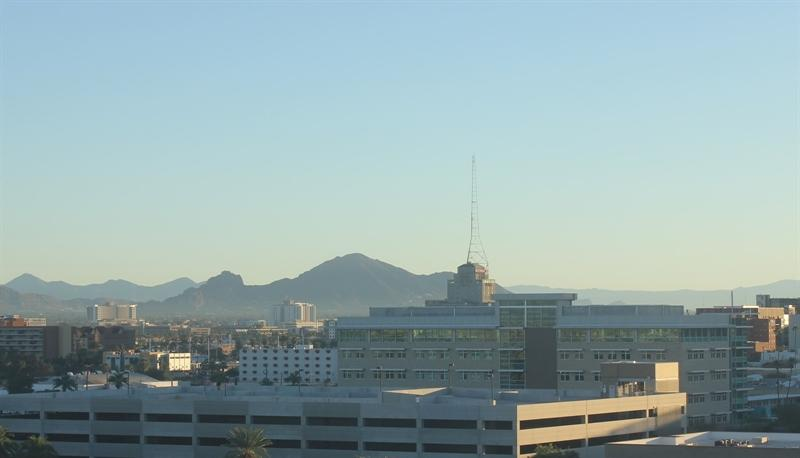
#> input picture Minggu5/dataset/images/training/day/20151101_142050.jpg, 800 x 458 px; its folder holds only this picture in this run
$ jupyter execute --allow-errors 'Week5(P5).ipynb'
#> lines starting #> are read from the running program, lines starting #| are printed output that depends on the picture
# Praktikum 5
Klasifikasi Citra Siang dan Malam

# Langkah 0 - Import Library

[cell 1]
# Import Required Libraries
from pathlib import Path # import Path from pathlib
import matplotlib.image as mpimg # import matplotlib.image as mpimg
import matplotlib.pyplot as plt # import matplotlib.pyplot as plt
# import cv2
from PIL import Image   # import Image from PIL
import random   # import random
import numpy as np  # import numpy as np
import pandas as pd # import pandas as pd

Ketika program tersebut dijalankan, pertama-tama program mengimpor beberapa pustaka Python yang diperlukan untuk pemrosesan gambar dan data, termasuk `pathlib`, `matplotlib`, `PIL`, `numpy`, dan `pandas`. Pustaka ini digunakan untuk manipulasi file, pemrosesan gambar, serta operasi numerik dan data. Meskipun `cv2` diimpor tetapi tidak digunakan, ini mungkin karena kode yang terkait dengan OpenCV telah dihapus atau di-comment out. Program ini tampaknya mempersiapkan lingkungan kerja untuk analisis gambar dan data, tetapi tidak melakukan tindakan spesifik pada saat ini karena tidak ada kode eksekusi lebih lanjut yang ditampilkan.

[cell 2]
# Image directories
train_dir = "dataset/images/training/"  # Melakukan inisialisasi variabel train_dir dengan nilai "images/training/"
test_dir = "dataset/images/test"       # Melakukan inisialisasi variabel test_dir dengan nilai "images/test/"

Pada bagian kode ini, dua variabel `train_dir` dan `test_dir` diinisialisasi dengan nilai string yang menunjukkan lokasi direktori untuk gambar pelatihan dan pengujian. `train_dir` diatur ke `"images/training/"`, dan `test_dir` diatur ke `"images/test/"`. Ini berarti bahwa gambar yang akan digunakan untuk pelatihan dan pengujian akan diambil dari folder-folder yang ditunjuk oleh variabel tersebut.

# Langkah 1 - Load Data dan Visualisasikan

[cell 3]
#  Buatlah fungsi untuk membuat daftar seluruh path dari gambar.
def load_dataset(img_dir): # Membuat fungsi load_dataset dengan parameter img_dir
#> called with img_dir = 'dataset/images/training/'
    p = Path(img_dir)   # Melakukan inisialisasi variabel p dengan nilai Path(img_dir)
    dirs = p.glob('*')  # Melakukan inisialisasi variabel dirs dengan nilai p.glob('*')

    img_list = []   # Melakukan inisialisasi variabel img_list dengan nilai []

    for dir in dirs:    # Melakukan perulangan untuk setiap dir pada dirs
        label = str(dir).split('/')[-1] # Melakukan inisialisasi variabel label dengan nilai str(dir).split('/')[-1]
        for file in dir.glob('*.jpg'):  # Melakukan perulangan untuk setiap file pada dir.glob('*.jpg')
            img = mpimg.imread(file)    # Melakukan inisialisasi variabel img dengan nilai mpimg.imread(file)
#> img is the input picture: shape (458, 800, 3); mean R, G, B 147.2, 168.7, 170.2

            if not img is None: # Jika img tidak None
                img_list.append((img, label))   # Menambahkan (img, label) ke img_list

    return img_list # Mengembalikan nilai img_list

Fungsi load_dataset membaca semua gambar .jpg dari subdirektori dalam direktori yang diberikan (img_dir). Untuk setiap subdirektori, fungsi ini mendapatkan label dari nama subdirektori, membaca gambar, dan menambahkannya ke daftar img_list bersama labelnya. Daftar ini kemudian dikembalikan sebagai hasil fungsi.

[cell 4]
# Load gambar training
# Load training data
train_img = load_dataset(train_dir) # Melakukan inisialisasi variabel train_img dengan nilai load_dataset(train_dir)
#> train_img = 2 items

Ketika program tersebut dijalankan, fungsi `load_dataset(train_dir)` memuat dataset gambar dari direktori yang ditentukan oleh `train_dir` dan menyimpannya dalam variabel `train_img`. Gambar-gambar ini kemudian siap digunakan untuk proses training model.

[cell 5]
# Check the first data
# It should be a tuple consist of arrays of image and image labels
train_img[0] # Menampilkan data pertama dari train_img

Ketika `train_img[0]` dijalankan, program akan menampilkan data pertama dari dataset `train_img`. Data ini seharusnya berupa tuple yang berisi array gambar (data numerik dari gambar) dan label gambar (kelas atau kategori gambar tersebut). Ini memungkinkan pengecekan apakah data telah dimuat dengan benar.

[cell 6]
# Random size checking
pick_random = np.random.randint(0, len(train_img)) # Melakukan inisialisasi variabel pick_random dengan nilai np.random.randint(0, len(train_img))
#> pick_random = 0

# Check img size
print(f'Image {pick_random}')   # Menampilkan 'Image {pick_random}'
#| Image 0
print(train_img[pick_random][0].shape)  # Menampilkan train_img[pick_random][0].shape
#| (458, 800, 3)

Kode tersebut memilih gambar secara acak dari dataset `train_img` menggunakan `pick_random` dan menampilkan nomor gambar serta ukurannya (dimensinya) dengan `train_img[pick_random][0].shape`. Ini bertujuan untuk memeriksa ukuran gambar acak dalam dataset.

[cell 7]
# Function to Visualize
def random_img_viz(img_list):  # Membuat fungsi random_img_viz dengan parameter img_list
    rand_num = np.random.randint(0, len(img_list)) # Melakukan inisialisasi variabel rand_num dengan nilai np.random.randint(0, len(img_list))

    img = img_list[rand_num][0] # Melakukan inisialisasi variabel img dengan nilai img_list[rand_num][0]
    label = img_list[rand_num][1]  # Melakukan inisialisasi variabel label dengan nilai img_list[rand_num][1]
    label_str = 'day' if label == 1 else 'night'    # Melakukan inisialisasi variabel label_str dengan nilai 'day' jika label sama dengan 1, jika tidak maka 'night'

    plt.imshow(img) # Menampilkan gambar img
    print(f'Shape\t: {img.shape}') # Menampilkan 'Shape\t: {img.shape}'
    print(f'Label\t: {label}') # Menampilkan 'Label\t: {label}'

Fungsi `random_img_viz` menampilkan gambar acak dari `img_list`, bersama dengan ukuran gambar (`img.shape`) dan labelnya (ditampilkan sebagai 'day' atau 'night' berdasarkan nilainya). Gambar divisualisasikan menggunakan `plt.imshow()`.

[cell 8]
# Lakukan visualisasi gambar secara acak
random_img_viz(train_img)  # Memanggil fungsi random_img_viz dengan parameter train_img
#> in random_img_viz, `rand_num = np.random.randint(0, len(img_list))`: rand_num = 1
#> in random_img_viz, `label = img_list[rand_num][1]`: label = 'night'
#| Shape	: (737, 1024, 3)
#| Label	: night

Ketika kode `random_img_viz(train_img)` dijalankan, program akan memilih gambar acak dari dataset `train_img`, menampilkan gambar tersebut menggunakan `plt.imshow()`, serta mencetak ukuran gambar dan labelnya (sebagai 'day' atau 'night'). Ini membantu untuk memvisualisasikan dan memverifikasi data secara langsung.

# Langkah 3 - Pra Pengolahan Data

Pada tahap ini, kita akan melakukan dua proses utama, yaitu standardisasi ukuran gambar, dan encoding label gambar.

Bualah fungsi berikut untuk menstandarkan ukuran gambar

[cell 9]
import numpy as np  # import numpy as np

def standarized_input(image):   # Membuat fungsi standarized_input dengan parameter image
    # Convert image to NumPy array if not already
    img_array = np.array(image) # Melakukan inisialisasi variabel img_array dengan nilai np.array(image)

    # Resize using slicing
    std_img = img_array[:600, :1100]  # Mengambil potongan gambar

    return std_img  # Mengembalikan nilai std_img

Selanjutnya, buatlah fungsi untuk kebutuhan encoding label

[cell 10]
def label_encoder(label):   # Membuat fungsi label_encoder dengan parameter label
    # Encode the label
    # day as 1; night as 0
    num_val = 0 # Melakukan inisialisasi variabel num_val dengan nilai 0

    if(label == 'day'): # Jika label sama dengan 'day'
        num_val = 1 # Melakukan inisialisasi variabel num_val dengan nilai 1

    return num_val  # Mengembalikan nilai num_val

Terakhir, buatlah fungsi untuk melakukan kedua hal tersebut secara sekaligus untuk semua gambar dalam list.

[cell 11]
def preprocess(img_list):   # Membuat fungsi preprocess dengan parameter img_list
    std_img_list = []   # Melakukan inisialisasi variabel std_img_list dengan nilai []

    for item in img_list:   # Melakukan perulangan untuk setiap item pada img_list
        image = item[0] # Melakukan inisialisasi variabel image dengan nilai item[0]
        label = item[1] # Melakukan inisialisasi variabel label dengan nilai item[1]

        # Standarized the image
        std_img = standarized_input(image)  # Melakukan inisialisasi variabel std_img dengan nilai standarized_input(image)

        # Create the label
        img_label = label_encoder(label)    # Melakukan inisialisasi variabel img_label dengan nilai label_encoder(label)

        std_img_list.append((std_img, img_label))   # Menambahkan (std_img, img_label) ke std_img_list

    return std_img_list   # Mengembalikan nilai std_img_list

Lakukan pra pengolahan data pada data training.

[cell 12]
train_std_img_list = preprocess(train_img) # Melakukan inisialisasi variabel train_std_img_list dengan nilai preprocess(train_img)
#> the loop in preprocess, `for item in img_list:` made 2 passes
#> (label, num_val in label_encoder, img_label) on passes 1 to 2: ('day', 1, 1), ('night', 0, 0)
#> pass 2, in standarized_input (call 2), `std_img = img_array[:600, :1100]`:
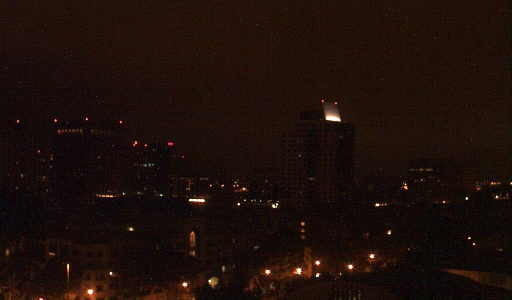
#> std_img: shape (600, 1024, 3) (shown at 1/2 size); mean R, G, B 29.1, 14.5, 9.5
#> after the loop in preprocess, `for item in img_list:`: std_img_list = 2 items
#> train_std_img_list = 2 items

Lakukan pengecekan ukuran gambar secara acak

[cell 13]
# Random size checking
pick_random = np.random.randint(0, len(train_std_img_list)) # Melakukan inisialisasi variabel pick_random dengan nilai np.random.randint(0, len(train_std_img_list))
#> pick_random = 1

# Check img size
print(f'Image {pick_random}')   # Menampilkan 'Image {pick_random}'
#| Image 1
print(train_std_img_list[pick_random][0].shape) # Menampilkan train_std_img_list[pick_random][0].shape
#| (600, 1024, 3)

WARNING! Perhatikan ukuran (shape) dari data image. Atribut shape akan menampilkan dalam konteks baris (height) x kolom (width)

Lakukan inspeksi visual dengan fungsi random_img_viz yang telah dibuat sebelumnya pada gambar hasil pra pengolahan.

[cell 14]
random_img_viz(train_std_img_list)  # Memanggil fungsi random_img_viz dengan parameter train_std_img_list
#| Shape	: (458, 800, 3)
#| Label	: 1

Ketika `random_img_viz(train_std_img_list)` dijalankan, fungsi `random_img_viz` akan memilih gambar secara acak dari daftar `train_std_img_list`. Gambar tersebut kemudian akan divisualisasikan menggunakan `plt.imshow()`, dan informasi mengenai ukuran gambar serta labelnya akan dicetak. Ini memungkinkan pengguna untuk melihat contoh gambar yang telah distandarisasi dan memverifikasi data.

# Langkah 4 - Ekstraksi Fitur

Buatlah fungsi berikut untuk mendapatkan nilai rata-rata tingkat kecerahan

[cell 15]
import numpy as np  # import numpy as np

def avg_brightness(image): # Membuat fungsi avg_brightness dengan parameter image
    # Convert image to HSV using NumPy
    img_hsv = np.zeros_like(image)  # Placeholder for HSV image

    # Convert RGB to HSV manually
    r, g, b = image[:, :, 0], image[:, :, 1], image[:, :, 2]    # Split the channels
    max_c = np.max(image, axis=2)   # Get the max channel
    min_c = np.min(image, axis=2)   # Get the min channel
    delta = max_c - min_c

    # Calculate V channel
    img_hsv[:, :, 2] = max_c    # Take the max channel

    # Calculate H and S channels
    img_hsv[:, :, 0] = np.where(delta == 0, 0,  # If delta is 0, H is 0
                                  np.where(max_c == r, (60 * (g - b) / delta) % 360,    # If max is r, H is 60 * (g - b) / delta
                                  np.where(max_c == g, (60 * (b - r) / delta) + 120,    # If max is g, H is 60 * (b - r) / delta + 120
                                  (60 * (r - g) / delta) + 240)))   # If max is b, H is 60 * (r - g) / delta + 240

    img_hsv[:, :, 1] = np.where(max_c == 0, 0, delta / max_c)   # Calculate S channel

    # Calculate the avg of brightness (V channel)
    sum_brightness = np.sum(img_hsv[:, :, 2])  # Take the V channel
    area = image.shape[0] * image.shape[1]  # Calculate the area
    avg = sum_brightness / area # Calculate the avg

    return avg  # Mengembalikan nilai avg

Lakukan pengecekan pada gambar secara acak. INGAT! Gunakan gambar yang telah melalui proses pra pengolahan data!

[cell 16]
# Check on random image
rand_img = np.random.randint(0, len(train_std_img_list))    # Melakukan inisialisasi variabel rand_img dengan nilai np.random.randint(0, len(train_std_img_list))
#> rand_img = 1

# Mengambil gambar dan label dari daftar
feature_img = train_std_img_list[rand_img][0]   # Melakukan inisialisasi variabel feature_img dengan nilai train_std_img_list[rand_img][0]

# Menghitung rata-rata kecerahan
avg_img = avg_brightness(feature_img)   # Melakukan inisialisasi variabel avg_img dengan nilai avg_brightness(feature_img)
#> in avg_brightness, `r, g, b = image[:, :, 0], image[:, :, 1], image[:, :, 2]`:
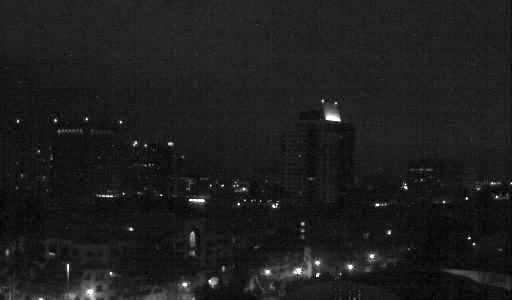
#> r: shape (600, 1024) (shown at 1/2 size); min 0, max 255, mean 29.1
#> in avg_brightness, `r, g, b = image[:, :, 0], image[:, :, 1], image[:, :, 2]`:
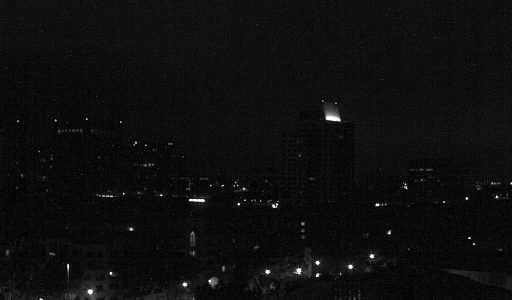
#> g: shape (600, 1024) (shown at 1/2 size); min 0, max 255, mean 14.5
#> in avg_brightness, `img_hsv[:, :, 0] = np.where(delta == 0, 0,`:
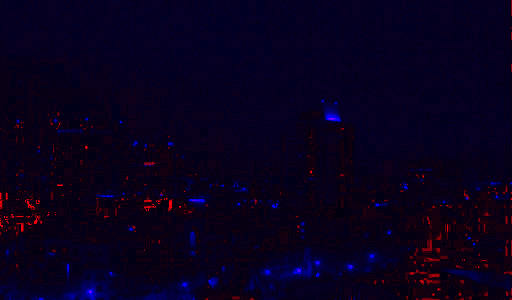
#> img_hsv: shape (600, 1024, 3) (shown at 1/2 size); mean of channels 0, 1, 2 8.4, 0, 29.2; drawn as R, G, B
#> in avg_brightness, `sum_brightness = np.sum(img_hsv[:, :, 2])`: sum_brightness = 17916696
#> in avg_brightness, `avg = sum_brightness / area`: avg = 29.16
#> avg_img = 29.16

# Menampilkan informasi gambar
print(f'Image {rand_img}')  # Menampilkan 'Image {rand_img}'
#| Image 1
print(f'Avg Brightness: {avg_img:.4f}')   # Menampilkan 'Avg Brightness: {avg_img:.4f}'
#| Avg Brightness: 29.1613

plt.imshow(feature_img.astype(np.uint8))  # Pastikan gambar dalam format yang benar untuk ditampilkan
plt.axis('on')  # Menampilkan sumbu

# Mengatur skala sumbu
plt.xticks(ticks=np.arange(0, feature_img.shape[1], step=100))  # Menampilkan sumbu x
plt.yticks(ticks=np.arange(0, feature_img.shape[0], step=100))  # Menampilkan sumbu y

plt.show()  # Menampilkan gambar

Ketika program dijalankan, sebuah gambar acak dipilih dari `train_std_img_list`, dan rata-rata kecerahan gambar dihitung. Informasi tentang nomor gambar dan kecerahan ditampilkan, lalu gambar tersebut divisualisasikan dengan sumbu x dan y yang diatur untuk skala 100 piksel. Ini memungkinkan pengguna untuk melihat contoh gambar dan memahami kecerahannya.

# Langkah 5 - Klasifikasi dengan Metode Threshold

Pada tahap ini, kita akan melakukan proses klasifikasi sederhana dengan menggunakan nilai ambang batas (threshold) dari nilai rata-rata kecerahan yang kita tentukan sendiri.

Buatlah fungsi berikut,

[cell 17]
def predict_label(img, threshold):  # Membuat fungsi predict_label dengan parameter img dan threshold
    # Computer average brightness
    avg = avg_brightness(img)   # Melakukan inisialisasi variabel avg dengan nilai avg_brightness(img)
    pred = 0    # Melakukan inisialisasi variabel pred dengan nilai 0

    # Predict the label based on user defined threshold
    if avg > threshold: # Jika avg lebih besar dari threshold
        pred = 1    # Melakukan inisialisasi variabel pred dengan nilai 1

    return pred   # Mengembalikan nilai pred

Lakukan pengecekan prediksi secara acak pada data training

[cell 18]
# Test the classifier on train data
rand_img = np.random.randint(0, len(train_std_img_list))    # Melakukan inisialisasi variabel rand_img dengan nilai np.random.randint(0, len(train_std_img_list))

pred = predict_label(train_std_img_list[rand_img][0], threshold=120)    # Melakukan inisialisasi variabel pred dengan nilai predict_label(train_std_img_list[rand_img][0], threshold=120)
#> pred = 0

# Evaluate
print(f'Image {rand_img}')  # Menampilkan 'Image {rand_img}'
#| Image 1
print(f'Actual label: {train_std_img_list[rand_img][1]}')   # Menampilkan 'Actual label: {train_std_img_list[rand_img][1]}'
#| Actual label: 0
print(f'Predicted label: {pred}')   # Menampilkan 'Predicted label: {pred}'
#| Predicted label: 0
plt.imshow(train_std_img_list[rand_img][0])   # Menampilkan gambar train_std_img_list[rand_img][0]

Ketika program dijalankan, sebuah gambar acak dipilih dari `train_std_img_list`, dan labelnya diprediksi menggunakan fungsi `predict_label` dengan ambang batas 120. Hasilnya, nomor gambar, label sebenarnya, dan label yang diprediksi ditampilkan. Gambar yang diuji juga divisualisasikan menggunakan `plt.imshow()`, memungkinkan pengguna untuk melihat dan mengevaluasi prediksi model.

# Langkah 6 - Evaluasi (Manual)

Selanjutnya kita akan membuat fungsi evaluasi model sederhana, yaitu dengan membandingkan label yang diprediksi benar dengan seluruh data. Ingat kembali konsep confussion matrix.

Buatlah fungsi berikut,

[cell 19]
def evaluate(img_list, threshold):  # Membuat fungsi evaluate dengan parameter img_list dan threshold
    miss_labels = []    # Melakukan inisialisasi variabel miss_labels dengan nilai []

    for file in img_list:   # Melakukan perulangan untuk setiap file pada img_list
        # Get the ground truth / correct label
        img = file[0]   # Melakukan inisialisasi variabel img dengan nilai file[0]
        label = file[1] # Melakukan inisialisasi variabel label dengan nilai file[1]

        # Get prediction
        pred_label = predict_label(img, threshold)  # Melakukan inisialisasi variabel pred_label dengan nilai predict_label(img, threshold)

        # Compare ground truth and pred
        if pred_label != label: # Jika pred_label tidak sama dengan label
            miss_labels.append((img, pred_label, label))    # Menambahkan (img, pred_label, label) ke miss_labels

    total_img = len(img_list)   # Melakukan inisialisasi variabel total_img dengan nilai len(img_list)
    corr_pred = total_img - len(miss_labels)    # Melakukan inisialisasi variabel corr_pred dengan nilai total_img - len(miss_labels)
    accuracy = corr_pred / total_img    # Melakukan inisialisasi variabel accuracy dengan nilai corr_pred / total_img

    print(f'Accuracy: {accuracy:.4f}')  # Menampilkan 'Accuracy: {accuracy:.4f}'

Lakukan evaluasi pada data training dengan nilai ambang batas 120

[cell 20]
# Evaluate on train data
evaluate(train_std_img_list, threshold=120)   # Memanggil fungsi evaluate dengan parameter train_std_img_list dan threshold=120
#> the loop in evaluate, `for file in img_list:` made 2 passes
#> (label, pred in predict_label, pred_label) on passes 1 to 2: (1, 1, 1), (0, 0, 0)
#> pass 1, in avg_brightness (call 3), `r, g, b = image[:, :, 0], image[:, :, 1], image[:, :, 2]`:
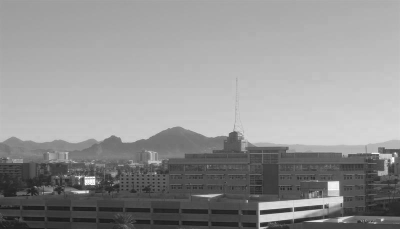
#> r: shape (458, 800) (shown at 1/2 size); min 17, max 255, mean 147.2
#> pass 1, in avg_brightness (call 3), `r, g, b = image[:, :, 0], image[:, :, 1], image[:, :, 2]`:
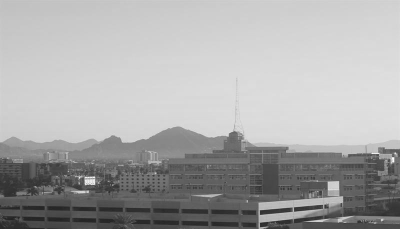
#> g: shape (458, 800) (shown at 1/2 size); min 29, max 255, mean 168.7
#> pass 1, in avg_brightness (call 3), `r, g, b = image[:, :, 0], image[:, :, 1], image[:, :, 2]`:
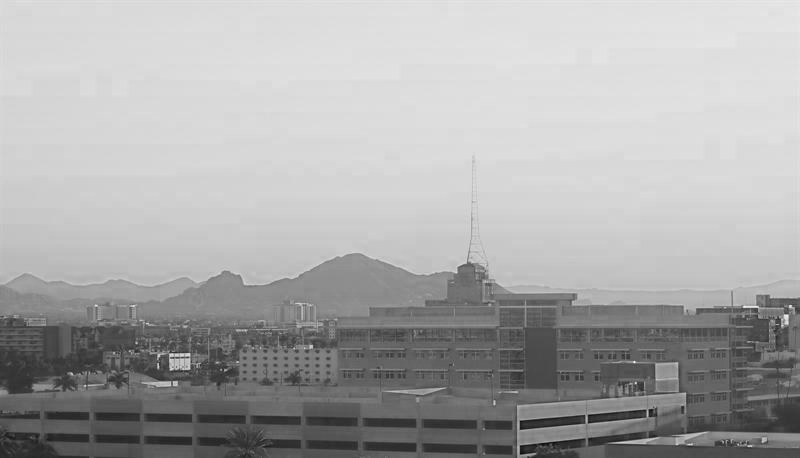
#> b: shape (458, 800); min 9, max 252, mean 170.2
#> after the loop in evaluate, `for file in img_list:`: miss_labels = []
#> in evaluate, `total_img = len(img_list)`: total_img = 2
#> (the rest of the program and of its run is left out)
